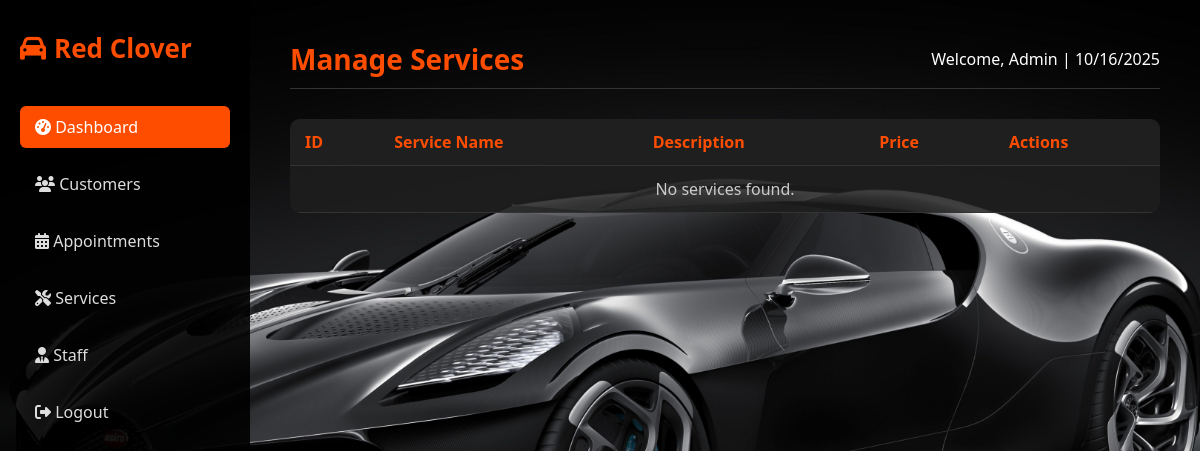
Page /admin-manageservice.php on the earlier database version.
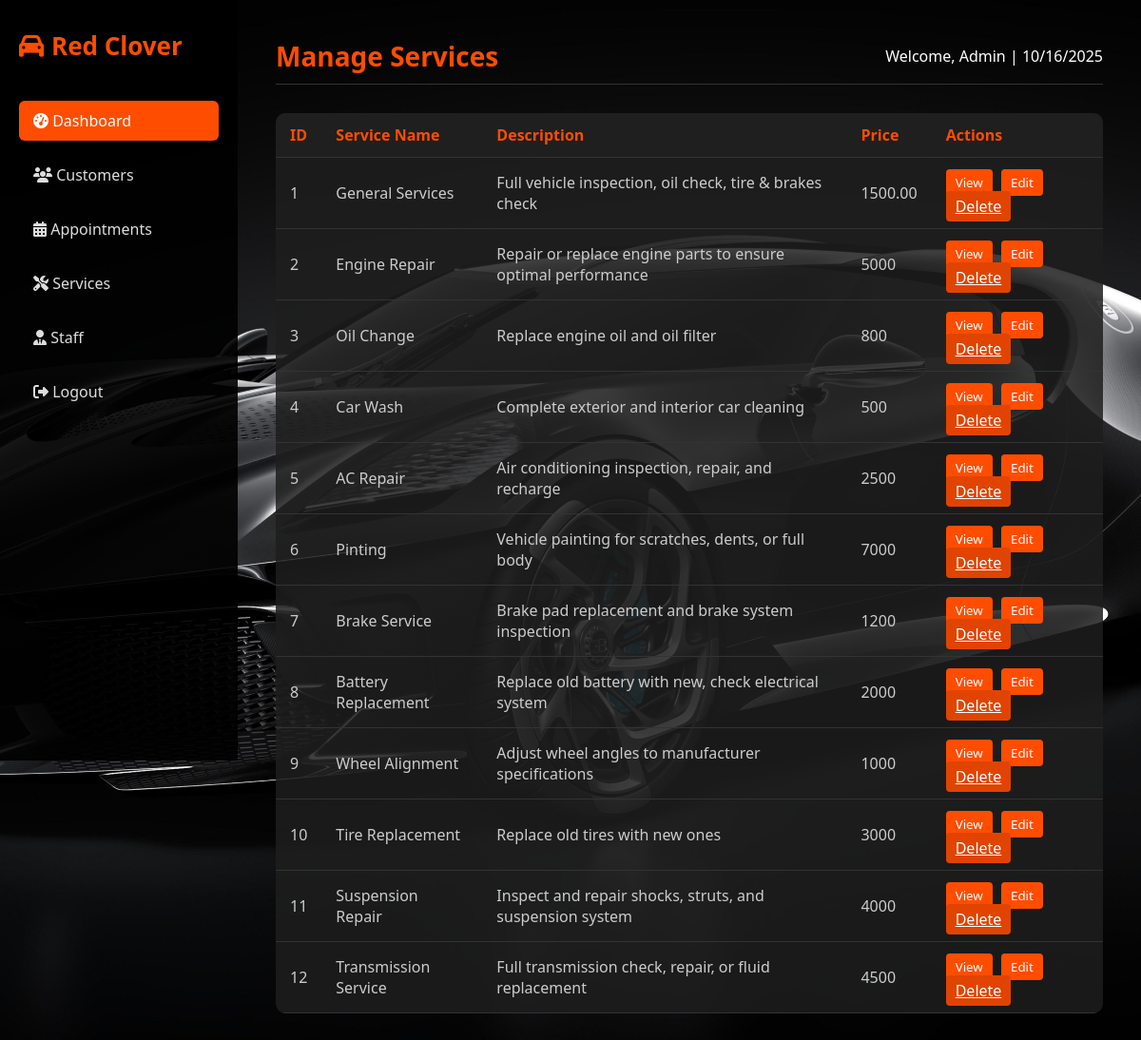
Same page on the later database version.
### tables this page shows
CREATE TABLE `service` (
  `service_id` int NOT NULL AUTO_INCREMENT,
  `service_name` varchar(100) NOT NULL,
  `description` varchar(225) NOT NULL,
  `price` varchar(45) NOT NULL,
  PRIMARY KEY (`service_id`)
);

### admin-manageservice.php (the view, shortened to what this page needs)
<?php
include('dbconnection.php');
$result = $con->query("SELECT * FROM service ORDER BY service_id ASC");
?>
<!DOCTYPE html>
<html lang="en">
<head>
  <link rel="stylesheet" href="https://cdnjs.cloudflare.com/ajax/libs/font-awesome/6.4.0/css/all.min.css">
</head>
<body>
  <aside class="sidebar">
    <div>
      <div class="logo"><i class="fas fa-car"></i> Red Clover</div>
      <ul class="sidebar-menu">
        <li><a href="admin-dashboard.php" class="active"><i class="fas fa-tachometer-alt"></i> Dashboard</a></li>
        <li class="dropdown">
          <a href="#"><i class="fas fa-users"></i> Customers</a>
        </li>
        <li class="dropdown">
          <a href="#"><i class="fas fa-calendar-alt"></i> Appointments</a>
        </li>
        <li class="dropdown">
          <a href="#"><i class="fas fa-tools"></i> Services</a>
        </li>
        <li class="dropdown">
          <a href="#"><i class="fas fa-user-tie"></i> Staff</a>
        </li>
        <li><a href="home.php"><i class="fas fa-sign-out-alt"></i> Logout</a></li>
      </ul>
    </div>
  </aside>
  <main class="main-content">
    <div class="dashboard-header">
      <h1>Manage Services</h1>
      <div>Welcome, Admin | <span id="current-date"></span></div>
    </div>
    <table>
      <thead>
        <tr>
          <th>ID</th>
          <th>Service Name</th>
          <th>Description</th>
          <th>Price</th>
          <th>Actions</th>
        </tr>
      </thead>
      <tbody>
        <?php if ($result->num_rows > 0): ?>
          <?php while ($row = $result->fetch_assoc()): ?>
            <tr>
              <td><?= $row['service_id'] ?></td>
              <td><?= htmlspecialchars($row['service_name']) ?></td>
              <td><?= htmlspecialchars($row['description']) ?></td>
              <td><?= htmlspecialchars($row['price']) ?></td>
              <td>
                <button class="action-btn view-btn" onclick="openViewModal('<?= htmlspecialchars($row['service_name']) ?>','<?= htmlspecialchars($row['description']) ?>','<?= htmlspecialchars($row['price']) ?>')">View</button>
                <button class="action-btn edit-btn" onclick="openEditModal('<?= $row['service_id'] ?>','<?= htmlspecialchars($row['service_name']) ?>','<?= htmlspecialchars($row['description']) ?>','<?= htmlspecialchars($row['price']) ?>')">Edit</button>
                <a href="?delete_id=<?= $row['service_id'] ?>" class="action-btn delete-btn" onclick="return confirm('Are you sure you want to delete this service?');">Delete</a>
              </td>
            </tr>
          <?php endwhile; ?>
        <?php else: ?>
          <tr>
            <td colspan="5" style="text-align:center;">No services found.</td>
          </tr>
        <?php endif; ?>
      </tbody>
    </table>
  </main>
</body>
</html>

Differences in the rows shown:
added service: service_id "1", service_name "General Services", description "Full vehicle inspection, oil check, tire & brakes check", price "1500.00"
added service: service_id "2", service_name "Engine Repair", description "Repair or replace engine parts to ensure optimal performance", price "5000"
added service: service_id "3", service_name "Oil Change", description "Replace engine oil and oil filter", price "800"
added service: service_id "4", service_name "Car Wash", description "Complete exterior and interior car cleaning", price "500"
added service: service_id "5", service_name "AC Repair", description "Air conditioning inspection, repair, and recharge", price "2500"
added service: service_id "6", service_name "Pinting", description "Vehicle painting for scratches, dents, or full body", price "7000"
added service: service_id "7", service_name "Brake Service", description "Brake pad replacement and brake system inspection", price "1200"
added service: service_id "8", service_name "Battery Replacement", description "Replace old battery with new, check electrical system", price "2000"
added service: service_id "9", service_name "Wheel Alignment", description "Adjust wheel angles to manufacturer specifications", price "1000"
added service: service_id "10", service_name "Tire Replacement", description "Replace old tires with new ones", price "3000"
added service: service_id "11", service_name "Suspension Repair", description "Inspect and repair shocks, struts, and suspension system", price "4000"
added service: service_id "12", service_name "Transmission Service", description "Full transmission check, repair, or fluid replacement", price "4500"
Other differences:
text no longer shown: "No services found."
